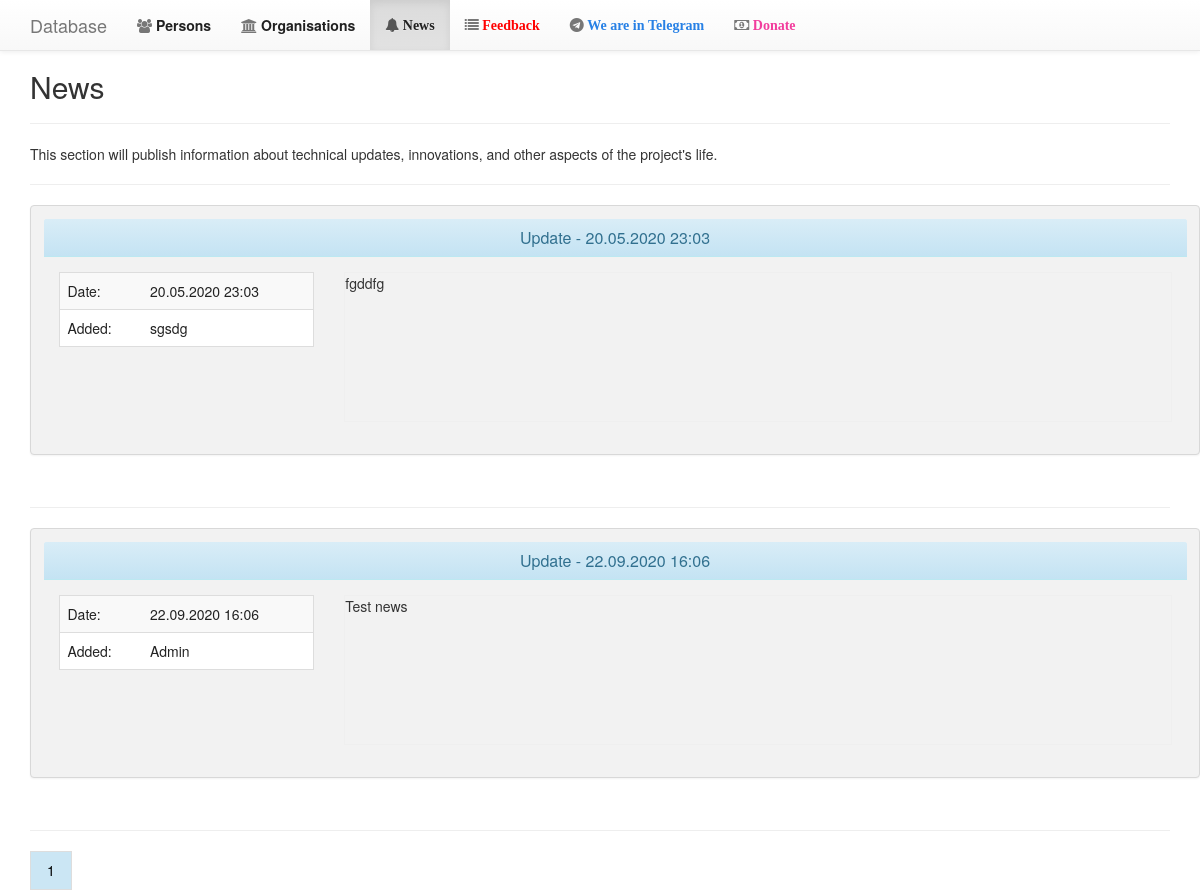
/data/html/news.php, run on the app's committed database.
### tables this page shows
CREATE TABLE IF NOT EXISTS `news` (
  `contact_id` varchar(50) NOT NULL,
  `first_name` varchar(50) DEFAULT NULL,
  `middle_name` varchar(50) DEFAULT NULL,
  `last_name` varchar(50) DEFAULT NULL,
  `name` longtext,
  `head` longtext,
  `contact_number_home` varchar(20) DEFAULT NULL,
  `contact_number_mobile` varchar(20) DEFAULT NULL,
  `contact_email` varchar(100) DEFAULT NULL,
  `date_of_birth` date DEFAULT NULL,
  `address_line_1` varchar(100) DEFAULT NULL,
  `address_line_2` varchar(100) DEFAULT NULL,
  `address_town` varchar(100) DEFAULT NULL,
  `address_county` varchar(100) DEFAULT NULL,
  `address_post_code` varchar(20) DEFAULT NULL,
  `gender` varchar(50) DEFAULT NULL,
  `birthday` date DEFAULT NULL,
  `city` longtext,
  `job` longtext,
  `web` longtext,
  `photo` longtext,
  `reason` longtext,
  `reason2` longtext,
  `added` longtext,
  `updated` longtext,
  PRIMARY KEY (`contact_id`)
);

### data/includes/news/settings.config.inc.php (called while the page is built, shortened)
<?php
	spl_autoload_register(function($class_name) {
		$class_name = strtolower($class_name);
	});
?>

### data/includes/news/class.db.inc.php (called while the page is built, shortened)
<?php
	class DB {
		protected static $instance = null;
		public static function get_instance() {
			if(empty(self::$instance)) {
				try {
					self::$instance = new PDO(DB_TYPE.":host=".DB_SERVER.";dbname=".DB_NAME, DB_USER, DB_PASS);
				} catch(PDOException $error) {
					echo $error->getMessage();
				}
			}
			return self::$instance;
		}
	};

### data/includes/news/class.contact.inc.php (called while the page is built, shortened)
<?php
	class Contact {
		private $db;
		public function __construct($id = null) {
			$this->db = DB::get_instance();
			if($id) {
				$this->find_id($id);
			} else {
				$this->find_all();
			}
		}
		public function find_all() {
			return $this->all = $this->db->query('SELECT * FROM news ORDER BY added', PDO::FETCH_ASSOC);
		}
	};

### data/html/news.php (the view, shortened to what this page needs)
<?php
	require_once("../includes/news/settings.config.inc.php");
	$pattern = "/(\d+)-(\d+)-(\d+)/i";
	$replacement = "\$3.\$2.\$1";
	$contacts = new Contact();
	require_once("../includes/news/layout.head.inc.php");
	require_once("../includes/news/layout.navigation.inc.php");
?>
			<p>This section will publish information about technical updates, innovations, and other aspects of the project's life.</p><hr>
			 <?php $counter = 0;
			 foreach($contacts->all as $contact){
				 ?>
 <div data-num class="num page container">
      <div class="row">
        <div class="toppad" >
          <div class="panel panel-info">
            <div class="panel-heading">
<h3 class="panel-title" align="center">Update - <?php echo preg_replace($pattern, $replacement, $contact["added"]); ?></h3>
</div>
            <div class="panel-body" >
              <div class="row">
<div class="col-md-3 col-lg-3">
                  <table class="table table-user-information">
                    <tbody>
					   <tr>
<tr>
                        <td>Date:</td>
                        <td><?php echo preg_replace($pattern, $replacement, $contact["added"]); ?></td>
                      </tr>
					  					   <tr>
                        <td>Added:</td>
                        <td><?php echo $contact["last_name"]; ?></td>
                      </tr>
					  </tr>
					   </tbody>
                  </table>
				  </div>
				  <div class="col-md-9 col-lg-9"><textarea readonly><?php echo $contact["reason"] ?></textarea></div>
				  </div>
				    </div>
			</div><br>
			</div></div></div><hr>
 <?php $counter++;
				};
					?>
<?php
	require_once("../includes/news/layout.footer.inc.php");
?>

### data/html/css/main.css (style rules this page uses)
* { margin: 0; padding: 0; box-sizing: border-box; }
textarea { background-color:#FAFAFA; border:#EFEFEF solid 1px; color:#333; background-color:#f2f2f2; outline: none; width:100%; resize: none; height:150px; }
table { background: white; margin-bottom: 1.25rem; border: solid 1px #dddddd; }
table tr th, table tr td { padding: 0.5625rem 0.625rem; color: #222222; text-align: left; }
table tr.even, table tr.alt, table tr:nth-of-type(even) { background: #f9f9f9; }
table thead tr th, table tfoot tr th, table tfoot tr td, table tbody tr th, table tbody tr td, table tr td { display: table-cell; line-height: 1.125rem; }
.panel { border-style: solid; border-width: 1px; border-color: #d8d8d8; margin-bottom: 1.25rem; padding: 1.25rem; background: #f2f2f2; }
.panel > :first-child { margin-top: 0; }
.num { display: none; }
.container { margin-top:30px; margin-bottom:30px; }

### data on the page
news: added "20.05.2020 23:03", last_name "sgsdg", reason "fgddfg"
news: added "22.09.2020 16:06", last_name "Admin", reason "Test news"

### other printed values
PAGENAME_INDEX "Persons"
PAGENAME_ORG "Organisations"
PAGENAME_NEWS "News"
$page_name "News"
